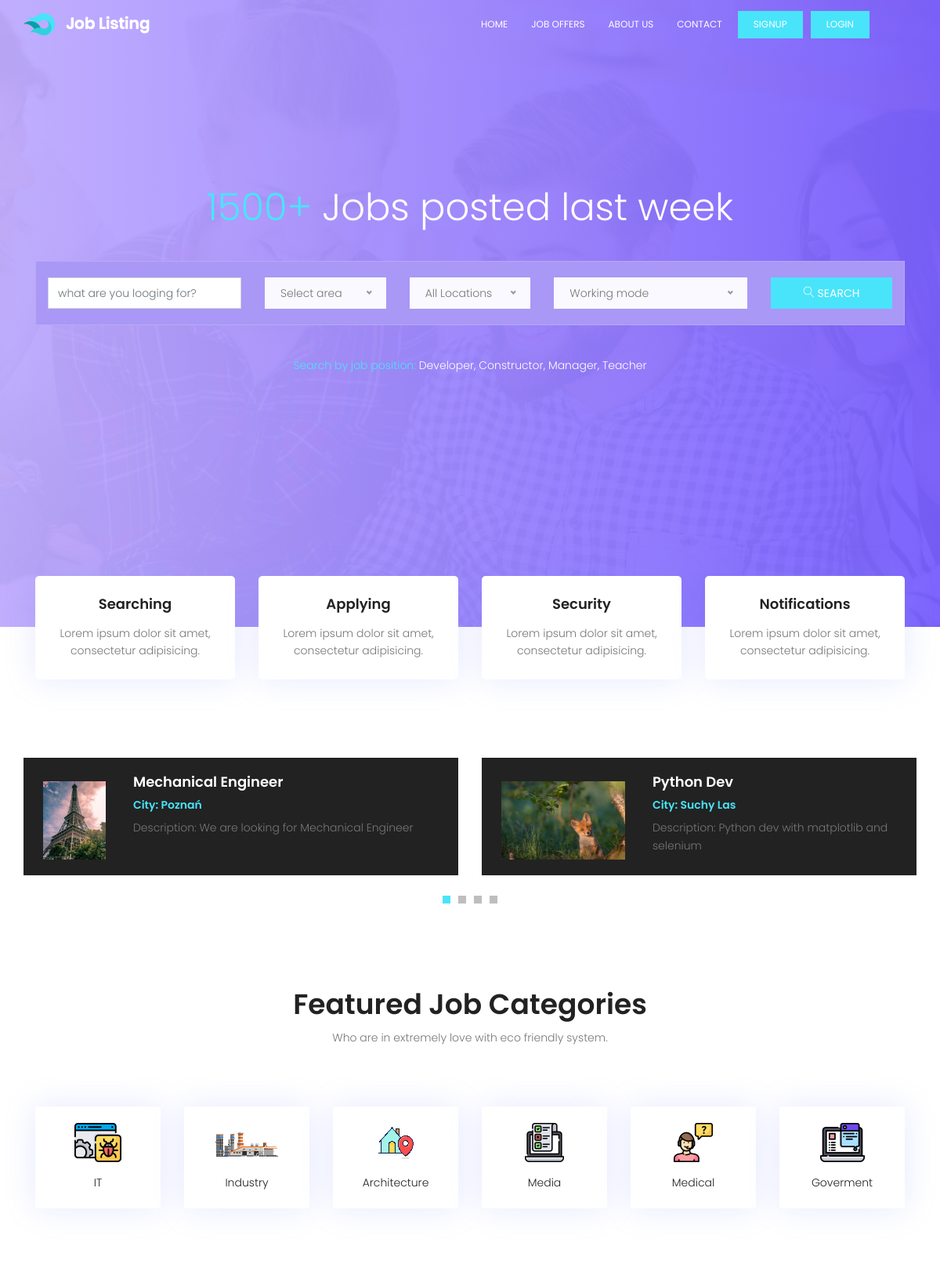
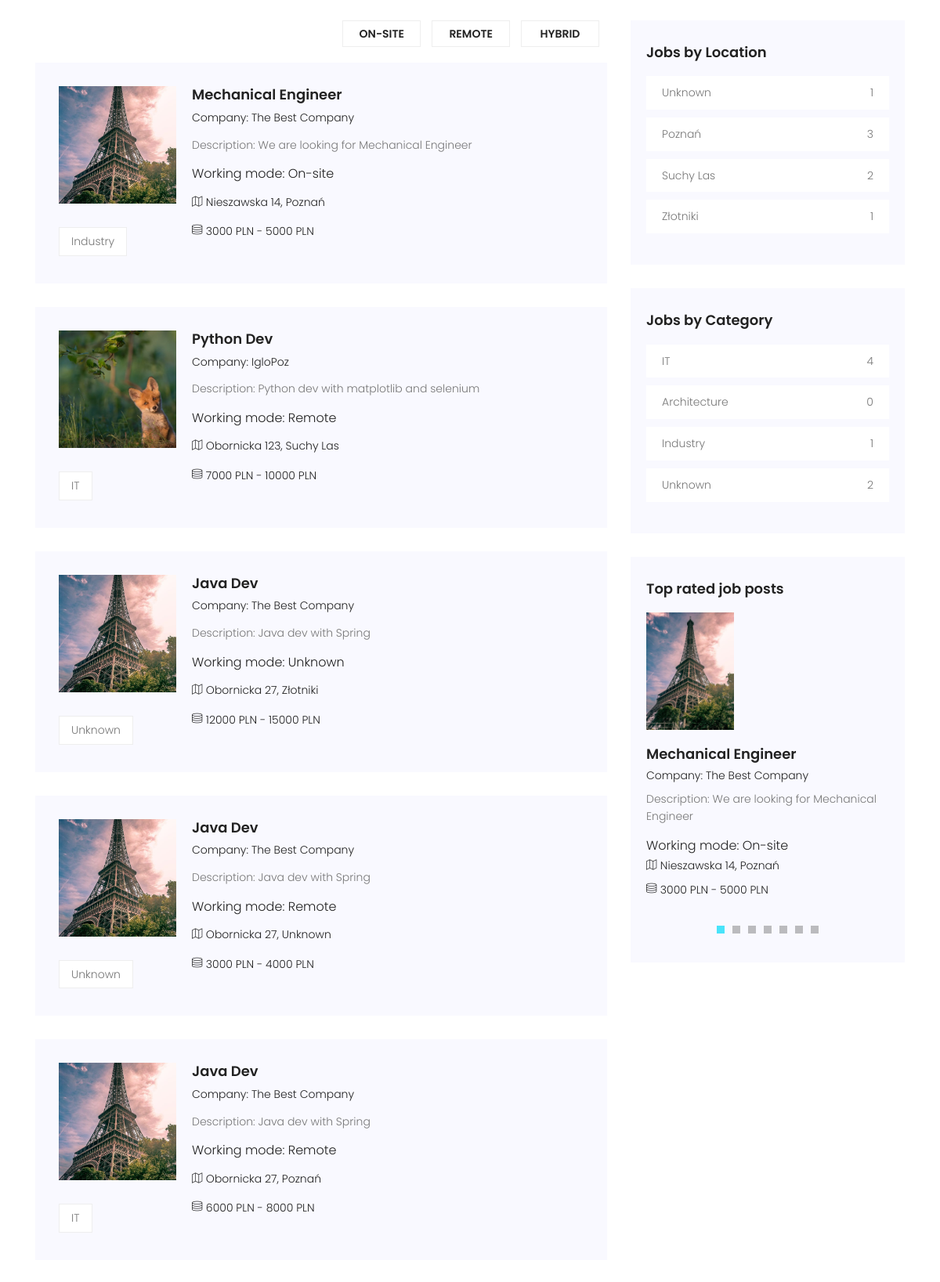
The page / (upper part) on the database its author committed (2 pictures, top to bottom).
### base/models.py (models this page shows, shortened)
class JobOffer(models.Model):
    company = models.ForeignKey(Company, on_delete=models.CASCADE, null=True)
    branch = models.ForeignKey(
        Branch, on_delete=models.CASCADE, default=4, null=True)
    city = models.ForeignKey(
        City, on_delete=models.CASCADE, default=1, null=True)
    position = models.TextField(null=True, blank=True)
    working_mode = models.TextField(null=True, blank=True)
    description = models.TextField(null=True, blank=True)
    address = models.TextField(null=True, blank=True)
    min_salary = models.IntegerField(null=True)
    max_salary = models.IntegerField(null=True)
    currency = models.TextField(null=True, blank=True)
    requirements = models.TextField(null=True, blank=True)
    overview = models.TextField(null=True, blank=True)
    updated = models.DateTimeField(auto_now=True)
    created = models.DateTimeField(auto_now_add=True)
    class Meta:
        ordering = ['-updated', '-created']

class Company(AbstractUser):
    username = models.CharField(max_length=200, unique=True, null=True)
    company_name = models.CharField(max_length=200, null=True)
    description = models.TextField(null=True, blank=True)
    avatar = models.ImageField(null=True, default="avatar.svg")
    USERNAME_FIELD = 'username'
    REQUIRED_FIELDS = []

class City(models.Model):
    name = models.TextField(unique=True)
    def __str__(self):
        return str(self.name)

class Branch(models.Model):
    name = models.TextField(unique=True)
    def __str__(self):
        return str(self.name)

### base/views.py (the view, shortened to what this page needs)
# urls.py: path('', views.HomeView.as_view(), name="home"),
class HomeView(TemplateView):
    template_name = 'base/index.html'
    def get_context_data(self, **kwargs):
        context = super(HomeView, self).get_context_data(**kwargs)
        context['popular_job_offers'] = JobOffer.objects.all()
        if len(context['popular_job_offers']) > 10:
            context['popular_job_offers'] = context['popular_job_offers'][-10:]
        context['popular_categories'] = Branch.objects.all()[:7]
        context['popular_locations'] = City.objects.all()[:7]
        context['categories'] = Branch.objects.all()
        context['locations'] = City.objects.all()
        return context

### base/templates/base/index.html (shortened to what this page needs)
{% extends 'main.html' %}
{% load static %}
{% block content %}
<section class="banner-area relative" id="home">
	<div class="container">
		<div class="row fullscreen d-flex align-items-center justify-content-center">
			<div class="banner-content col-lg-12">
				<h1 class="text-white">
					<span>1500+</span> Jobs posted last week
				</h1>
				<form method="POST" action="" class="serach-form-area">
					<div class="row justify-content-center form-wrap">
						<div class="col-lg-3 form-cols">
							<input type="text" class="form-control" name="search" placeholder="what are you looging for?">
						</div>
						<div class="col-lg-2 form-cols">
							<div class="default-select" id="default-selects">
							</div>
						</div>
						<div class="col-lg-2 form-cols">
							<div class="default-select" id="default-selects2">
							</div>
						</div>
						<div class="col-lg-3 form-cols">
							<div class="default-select" id="default-selects3">
							</div>
						</div>
						<div class="col-lg-2 form-cols">
							<button type="submit" class="btn btn-info">
								<span class="lnr lnr-magnifier"></span> Search
							</button>
						</div>
					</div>
				</form>
				<p class="text-white"> <span>Search by job position:</span> Developer, Constructor, Manager, Teacher</p>
			</div>
		</div>
	</div>
</section>
{% include 'base/features_component.html' %}
{% include 'base/popular_component.html' %}
{% include 'base/featured_categories_component.html' %}
<section class="post-area section-gap">
	<div class="container">
		<div class="row justify-content-center d-flex">
			<div class="col-lg-8 post-list">
				<ul class="cat-list">
					<li><a href="{% url 'jobs' %}?wm=on-site">On-site</a></li>
					<li><a href="{% url 'jobs' %}?wm=remote">Remote</a></li>
					<li><a href="{% url 'jobs' %}?wm=hybrid">Hybrid</a></li>
				</ul>
				{% for offer in popular_job_offers %}
				<div class="single-post d-flex flex-row">
					<div class="thumb" style="margin-right: 20px;">
						<img class="offer-img" src="{{offer.company.avatar.url}}" alt="">
						<ul class="tags">
							<li>
								{{offer.branch}}
							</li>
						</ul>
					</div>
					<div class="details">
						<div class="title d-flex flex-row justify-content-between">
							<div class="titles">
								<a href="{% url 'offer' offer.id %}"><h4>{{offer.position}}</h4></a>
								<h6>Company: {{offer.company.company_name}}</h6>
							</div>
						</div>
						<p>
							Description: {{offer.description}}
						</p>
						<h5>Working mode:
							{% if offer.working_mode %}
							{{offer.working_mode}}
							{% else %}
							Unknown
							{% endif %}
						</h5>
						<p class="address"><span class="lnr lnr-map"></span> {{offer.address}}, {{offer.city}}</p>
						<p class="address"><span class="lnr lnr-database"></span> {{offer.min_salary}} {{offer.currency}} - {{offer.max_salary}} {{offer.currency}}</p>
					</div>
				</div>
				{% endfor %}
			</div>
			<div class="col-lg-4 sidebar">
				{% include 'base/jobs_by_location_component.html' %}
				{% include 'base/jobs_by_category_component.html' %}
				{% include 'base/top_rated_component.html' %}
			</div>
		</div>
	</div>
</section>
{% endblock content %}

### base/templates/base/popular_component.html
{% load static %}
<section class="popular-post-area pt-100">
	<div class="container">
		<div class="row align-items-center">
			<div class="active-popular-post-carusel">
				{% for offer in popular_job_offers %}
				<div class="single-popular-post d-flex flex-row">
					<div class="thumb">
						<img class="popular-img" src="{{offer.company.avatar.url}}" alt="">
					</div>
					<div class="details">
						<a href="{% url 'offer' offer.id %}"><h4>{{offer.position}}</h4></a>
						<h6>City: {{offer.city}}</h6>
						<p>
							Description: {{offer.description}}
						</p>
					</div>
				</div>
				{% endfor %}
			</div>
		</div>
	</div>
</section>

### base/templates/base/jobs_by_location_component.html
{% load static %}
<div class="single-slidebar">
    <h4>Jobs by Location</h4>
    <ul class="cat-list">
        {% for location in popular_locations %}
        <li><a class="justify-content-between d-flex" href="{% url 'jobs' %}?l={{location.name|urlencode}}"><p>{{location}}</p><span>{{location.joboffer_set.all.count}}</span></a></li>
        {% endfor %}
    </ul>
</div>

### base/templates/base/jobs_by_category_component.html
{% load static %}
<div class="single-slidebar">
    <h4>Jobs by Category</h4>
    <ul class="cat-list">
        {% for category in popular_categories %}
        <li><a class="justify-content-between d-flex" href="{% url 'jobs' %}?c={{category.name|urlencode}}"><p>{{category}}</p><span>{{category.joboffer_set.all.count}}</span></a></li>
        {% endfor %}
    </ul>
</div>

### base/templates/base/top_rated_component.html
{% load static %}
<div class="single-slidebar">
    <h4>Top rated job posts</h4>
    <div class="active-relatedjob-carusel">
        {% for offer in popular_job_offers %}
        <div class="single-rated">
            <img class="offer-img" src="{{offer.company.avatar.url}}" alt="">
            <a href="{% url 'offer' offer.id %}"><h4>{{offer.position}}</h4></a>
            <h6>Company: {{offer.company.company_name}}</h6>
            <p>
                Description: {{offer.description}}
            </p>
            <h5>Working mode:
                {% if offer.working_mode %}
                {{offer.working_mode}}
                {% else %}
                Unknown
                {% endif %}
            </h5>
            <p class="address"><span class="lnr lnr-map"></span> {{offer.address}}, {{offer.city}}</p>
            <p class="address"><span class="lnr lnr-database"></span> {{offer.min_salary}} {{offer.currency}} - {{offer.max_salary}} {{offer.currency}}</p>
        </div>
        {% endfor %}
    </div>
</div>

### rows shown on the page
JobOffer: company.avatar (picture), position "Mechanical Engineer", city "Poznań", description "We are looking for Mechanical Engineer", branch "Industry", company.company_name "The Best Company", working_mode "On-site", address "Nieszawska 14", min_salary "3000", currency "PLN", max_salary "5000"
JobOffer: company.avatar (picture), position "Python Dev", city "Suchy Las", description "Python dev with matplotlib and selenium", branch "IT", company.company_name "IgloPoz", working_mode "Remote", address "Obornicka 123", min_salary "7000", currency "PLN", max_salary "10000"
JobOffer: company.avatar (picture), branch "Unknown", position "Java Dev", company.company_name "The Best Company", description "Java dev with Spring", working_mode "Unknown", address "Obornicka 27", city "Złotniki", min_salary "12000", currency "PLN", max_salary "15000"
JobOffer: company.avatar (picture), branch "Unknown", position "Java Dev", company.company_name "The Best Company", description "Java dev with Spring", working_mode "Remote", address "Obornicka 27", city "Unknown", min_salary "3000", currency "PLN", max_salary "4000"
JobOffer: company.avatar (picture), branch "IT", position "Java Dev", company.company_name "The Best Company", description "Java dev with Spring", working_mode "Remote", address "Obornicka 27", city "Poznań", min_salary "6000", currency "PLN", max_salary "8000"
City: name "Unknown", joboffer_set.all.count "1"
City: name "Poznań", joboffer_set.all.count "3"
City: name "Suchy Las", joboffer_set.all.count "2"
City: name "Złotniki", joboffer_set.all.count "1"
Branch: name "IT", joboffer_set.all.count "4"
Branch: name "Architecture", joboffer_set.all.count "0"
Branch: name "Industry", joboffer_set.all.count "1"
Branch: name "Unknown", joboffer_set.all.count "2"
